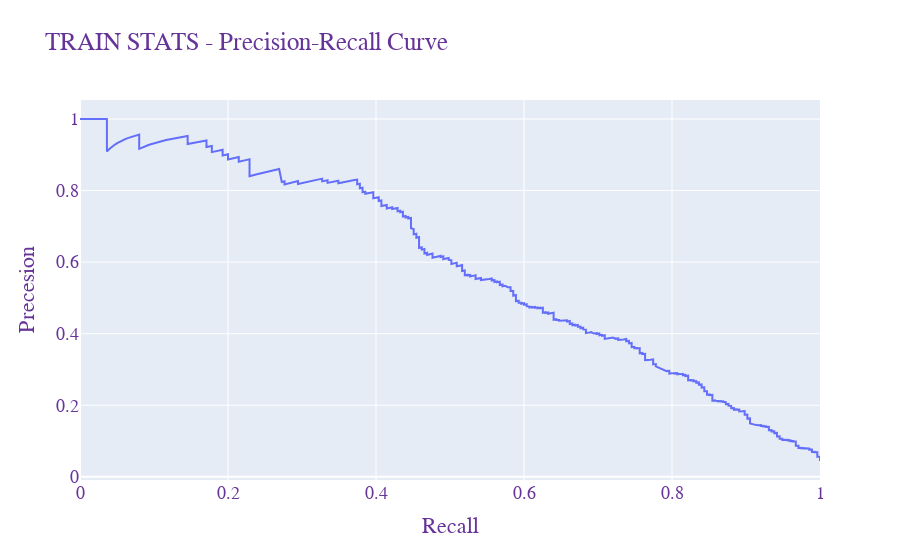

The cell this chart's notebook holds for it:
### Code cell
evaluate(model,train_df,train_labels, 'TRAIN STATS')

### Figure 1 — Plotly figure (JSON) as saved in the notebook; plotly's stock layout.template omitted (floating-point values rounded to 4 significant figures; data arrays with more than 128 entries replaced by an {"elided": "..."} marker saying what was removed)
{"data": [{"type": "scatter", "x": {"elided": "5123 float values"}, "y": {"elided": "5123 float values"}}], "layout": {"font": {"color": "RebeccaPurple", "family": "Courier New, monospace", "size": 18}, "legend": {"title": {"text": "Legend Title"}}, "title": {"text": "TRAIN STATS - Precision-Recall Curve"}, "xaxis": {"title": {"text": "Recall"}}, "yaxis": {"title": {"text": "Precesion"}}}}
